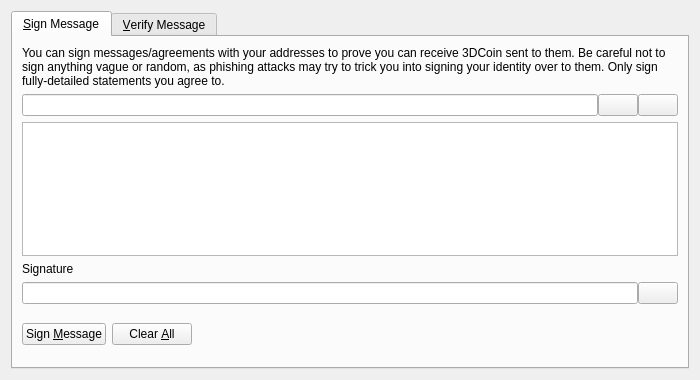
<?xml version="1.0" encoding="UTF-8"?>
<ui version="4.0">
 <class>SignVerifyMessageDialog</class>
 <widget class="QDialog" name="SignVerifyMessageDialog">
  <property name="geometry">
   <rect>
    <x>0</x>
    <y>0</y>
    <width>700</width>
    <height>380</height>
   </rect>
  </property>
  <property name="windowTitle">
   <string>Signatures - Sign / Verify a Message</string>
  </property>
  <property name="modal">
   <bool>true</bool>
  </property>
  <layout class="QVBoxLayout" name="verticalLayout">
   <item>
    <widget class="QTabWidget" name="tabWidget">
     <property name="currentIndex">
      <number>0</number>
     </property>
     <widget class="QWidget" name="tabSignMessage">
      <attribute name="title">
       <string>&amp;Sign Message</string>
      </attribute>
      <layout class="QVBoxLayout" name="verticalLayout_SM">
       <item>
        <widget class="QLabel" name="infoLabel_SM">
         <property name="text">
          <string>You can sign messages/agreements with your addresses to prove you can receive 3DCoin sent to them. Be careful not to sign anything vague or random, as phishing attacks may try to trick you into signing your identity over to them. Only sign fully-detailed statements you agree to.</string>
         </property>
         <property name="textFormat">
          <enum>Qt::PlainText</enum>
         </property>
         <property name="wordWrap">
          <bool>true</bool>
         </property>
        </widget>
       </item>
       <item>
        <layout class="QHBoxLayout" name="horizontalLayout_1_SM">
         <property name="spacing">
          <number>0</number>
         </property>
         <item>
          <widget class="QValidatedLineEdit" name="addressIn_SM">
           <property name="toolTip">
            <string>The 3DCoin address to sign the message with</string>
           </property>
          </widget>
         </item>
         <item>
          <widget class="QPushButton" name="addressBookButton_SM">
           <property name="toolTip">
            <string>Choose previously used address</string>
           </property>
           <property name="text">
            <string/>
           </property>
           <property name="shortcut">
            <string>Alt+A</string>
           </property>
           <property name="autoDefault">
            <bool>false</bool>
           </property>
          </widget>
         </item>
         <item>
          <widget class="QPushButton" name="pasteButton_SM">
           <property name="toolTip">
            <string>Paste address from clipboard</string>
           </property>
           <property name="text">
            <string/>
           </property>
           <property name="shortcut">
            <string>Alt+P</string>
           </property>
           <property name="autoDefault">
            <bool>false</bool>
           </property>
          </widget>
         </item>
        </layout>
       </item>
       <item>
        <widget class="QPlainTextEdit" name="messageIn_SM">
         <property name="toolTip">
          <string>Enter the message you want to sign here</string>
         </property>
        </widget>
       </item>
       <item>
        <widget class="QLabel" name="signatureLabel_SM">
         <property name="text">
          <string>Signature</string>
         </property>
         <property name="textFormat">
          <enum>Qt::PlainText</enum>
         </property>
        </widget>
       </item>
       <item>
        <layout class="QHBoxLayout" name="horizontalLayout_2_SM">
         <property name="spacing">
          <number>0</number>
         </property>
         <item>
          <widget class="QLineEdit" name="signatureOut_SM">
           <property name="font">
            <font>
             <italic>true</italic>
            </font>
           </property>
           <property name="readOnly">
            <bool>true</bool>
           </property>
          </widget>
         </item>
         <item>
          <widget class="QPushButton" name="copySignatureButton_SM">
           <property name="toolTip">
            <string>Copy the current signature to the system clipboard</string>
           </property>
           <property name="text">
            <string/>
           </property>
           <property name="autoDefault">
            <bool>false</bool>
           </property>
          </widget>
         </item>
        </layout>
       </item>
       <item>
        <layout class="QHBoxLayout" name="horizontalLayout_3_SM">
         <item>
          <widget class="QPushButton" name="signMessageButton_SM">
           <property name="toolTip">
            <string>Sign the message to prove you own this 3DCoin address</string>
           </property>
           <property name="text">
            <string>Sign &amp;Message</string>
           </property>
           <property name="autoDefault">
            <bool>false</bool>
           </property>
          </widget>
         </item>
         <item>
          <widget class="QPushButton" name="clearButton_SM">
           <property name="toolTip">
            <string>Reset all sign message fields</string>
           </property>
           <property name="text">
            <string>Clear &amp;All</string>
           </property>
           <property name="autoDefault">
            <bool>false</bool>
           </property>
          </widget>
         </item>
         <item>
          <spacer name="horizontalSpacer_1_SM">
           <property name="orientation">
            <enum>Qt::Horizontal</enum>
           </property>
           <property name="sizeHint" stdset="0">
            <size>
             <width>40</width>
             <height>48</height>
            </size>
           </property>
          </spacer>
         </item>
         <item>
          <widget class="QLabel" name="statusLabel_SM">
           <property name="font">
            <font>
             <weight>75</weight>
             <bold>true</bold>
            </font>
           </property>
           <property name="text">
            <string/>
           </property>
           <property name="wordWrap">
            <bool>true</bool>
           </property>
          </widget>
         </item>
         <item>
          <spacer name="horizontalSpacer_2_SM">
           <property name="orientation">
            <enum>Qt::Horizontal</enum>
           </property>
           <property name="sizeHint" stdset="0">
            <size>
             <width>40</width>
             <height>48</height>
            </size>
           </property>
          </spacer>
         </item>
        </layout>
       </item>
      </layout>
     </widget>
     <widget class="QWidget" name="tabVerifyMessage">
      <attribute name="title">
       <string>&amp;Verify Message</string>
      </attribute>
      <layout class="QVBoxLayout" name="verticalLayout_VM">
       <item>
        <widget class="QLabel" name="infoLabel_VM">
         <property name="text">
          <string>Enter the receiver's address, message (ensure you copy line breaks, spaces, tabs, etc. exactly) and signature below to verify the message. Be careful not to read more into the signature than what is in the signed message itself, to avoid being tricked by a man-in-the-middle attack. Note that this only proves the signing party receives with the address, it cannot prove sendership of any transaction!</string>
         </property>
         <property name="textFormat">
          <enum>Qt::PlainText</enum>
         </property>
         <property name="alignment">
          <set>Qt::AlignLeading|Qt::AlignLeft|Qt::AlignTop</set>
         </property>
         <property name="wordWrap">
          <bool>true</bool>
         </property>
        </widget>
       </item>
       <item>
        <layout class="QHBoxLayout" name="horizontalLayout_1_VM">
         <property name="spacing">
          <number>0</number>
         </property>
         <item>
          <widget class="QValidatedLineEdit" name="addressIn_VM">
           <property name="toolTip">
            <string>The 3DCoin address the message was signed with</string>
           </property>
          </widget>
         </item>
         <item>
          <widget class="QPushButton" name="addressBookButton_VM">
           <property name="toolTip">
            <string>Choose previously used address</string>
           </property>
           <property name="text">
            <string/>
           </property>
           <property name="shortcut">
            <string>Alt+A</string>
           </property>
           <property name="autoDefault">
            <bool>false</bool>
           </property>
          </widget>
         </item>
        </layout>
       </item>
       <item>
        <widget class="QPlainTextEdit" name="messageIn_VM"/>
       </item>
       <item>
        <widget class="QValidatedLineEdit" name="signatureIn_VM"/>
       </item>
       <item>
        <layout class="QHBoxLayout" name="horizontalLayout_2_VM">
         <item>
          <widget class="QPushButton" name="verifyMessageButton_VM">
           <property name="toolTip">
            <string>Verify the message to ensure it was signed with the specified 3DCoin address</string>
           </property>
           <property name="text">
            <string>Verify &amp;Message</string>
           </property>
           <property name="autoDefault">
            <bool>false</bool>
           </property>
          </widget>
         </item>
         <item>
          <widget class="QPushButton" name="clearButton_VM">
           <property name="toolTip">
            <string>Reset all verify message fields</string>
           </property>
           <property name="text">
            <string>Clear &amp;All</string>
           </property>
           <property name="autoDefault">
            <bool>false</bool>
           </property>
          </widget>
         </item>
         <item>
          <spacer name="horizontalSpacer_1_VM">
           <property name="orientation">
            <enum>Qt::Horizontal</enum>
           </property>
           <property name="sizeHint" stdset="0">
            <size>
             <width>40</width>
             <height>48</height>
            </size>
           </property>
          </spacer>
         </item>
         <item>
          <widget class="QLabel" name="statusLabel_VM">
           <property name="font">
            <font>
             <weight>75</weight>
             <bold>true</bold>
            </font>
           </property>
           <property name="text">
            <string/>
           </property>
           <property name="wordWrap">
            <bool>true</bool>
           </property>
          </widget>
         </item>
         <item>
          <spacer name="horizontalSpacer_2_VM">
           <property name="orientation">
            <enum>Qt::Horizontal</enum>
           </property>
           <property name="sizeHint" stdset="0">
            <size>
             <width>40</width>
             <height>48</height>
            </size>
           </property>
          </spacer>
         </item>
        </layout>
       </item>
      </layout>
     </widget>
    </widget>
   </item>
  </layout>
 </widget>
 <customwidgets>
  <customwidget>
   <class>QValidatedLineEdit</class>
   <extends>QLineEdit</extends>
   <header>qvalidatedlineedit.h</header>
  </customwidget>
 </customwidgets>
 <resources>
  <include location="../3dcoin.qrc"/>
 </resources>
 <connections/>
</ui>
